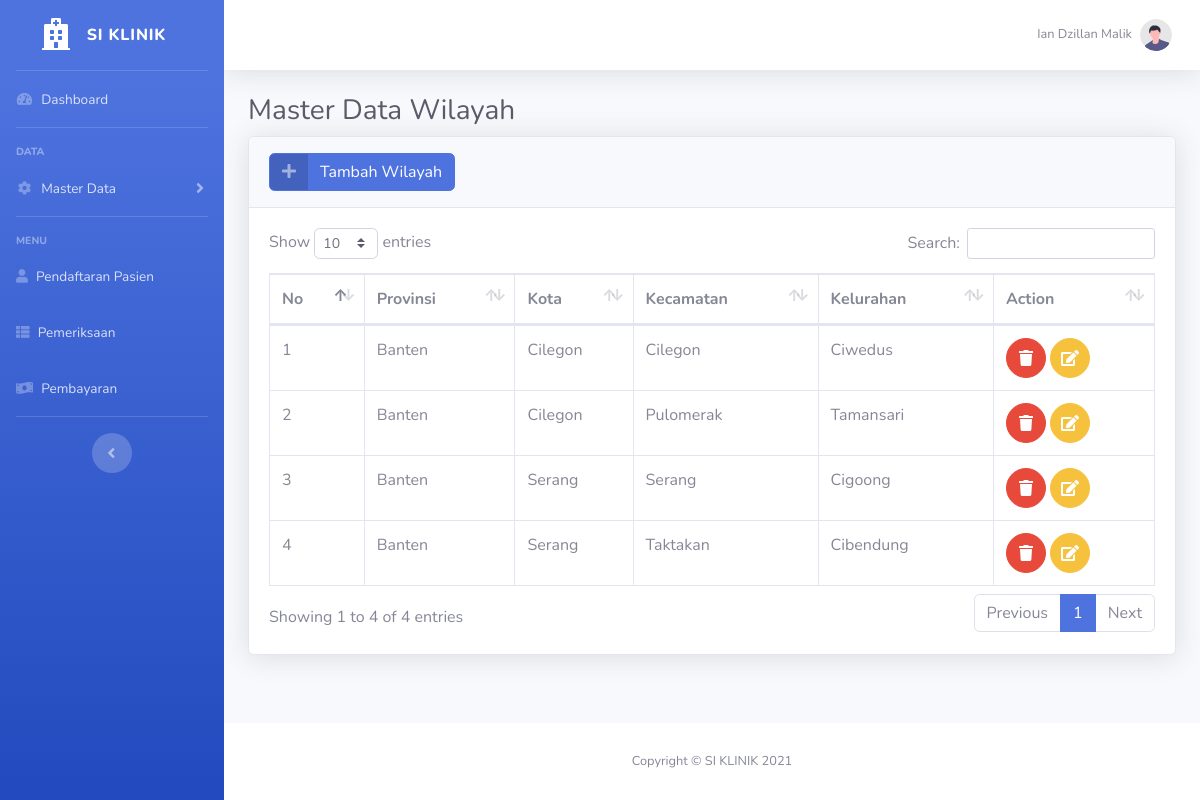
The page /wilayah/index.php (signed in) on the database its author committed.
### tables this page shows
CREATE TABLE `user` (
  `id` int(11) NOT NULL,
  `id_pegawai` int(11) NOT NULL,
  `username` varchar(255) NOT NULL,
  `password` varchar(255) NOT NULL,
  `level` varchar(255) NOT NULL
);

CREATE TABLE `pegawai` (
  `id` int(11) NOT NULL,
  `nama_pegawai` varchar(255) NOT NULL,
  `nohp` varchar(12) NOT NULL,
  `alamat` varchar(255) NOT NULL,
  `jk` varchar(255) NOT NULL
);

CREATE TABLE `wilayah` (
  `id` int(11) NOT NULL,
  `provinsi` varchar(255) NOT NULL,
  `kota` varchar(255) NOT NULL,
  `kecamatan` varchar(255) NOT NULL,
  `kelurahan` varchar(255) NOT NULL
);

### wilayah/function.php (called while the page is built, shortened)
<?php
require "../koneksi.php";
function select($query)
{
    global $conn;
    $sql = mysqli_query($conn, $query);
    $wilayahs = [];
    while ($wilayah = mysqli_fetch_assoc($sql)) {
        $wilayahs[] = $wilayah;
    }
    return $wilayahs;
}

### wilayah/index.php (the view, shortened to what this page needs)
<?php
require "function.php";
$pegawai = $_SESSION["id_pegawai"];
$user = mysqli_query($conn, "SELECT * FROM user A LEFT JOIN pegawai B ON B.id = A.id_pegawai WHERE A.id_pegawai = '$pegawai'");
$user = mysqli_fetch_assoc($user);
$query = "SELECT * FROM wilayah";
$wilayahs = select($query);
?>
<!DOCTYPE html>
<html lang="en">
<head>
    <link href="../assets/vendor/fontawesome-free/css/all.min.css" rel="stylesheet" type="text/css">
    <link href="../assets/css/sb-admin-2.min.css" rel="stylesheet">
    <link href="../assets/vendor/datatables/dataTables.bootstrap4.min.css" rel="stylesheet">
</head>
<body id="page-top">
    <div id="wrapper">
        <ul class="navbar-nav bg-gradient-primary sidebar sidebar-dark accordion" id="accordionSidebar">
            <a class="sidebar-brand d-flex align-items-center justify-content-center" href="../index.php">
                <div class="sidebar-brand-icon">
                    <i class="fas fa-hospital"></i>
                </div>
                <div class="sidebar-brand-text mx-3">SI KLINIK</div>
            </a>
            <hr class="sidebar-divider my-0">
            <li class="nav-item">
                <a class="nav-link" href="../index.php">
                    <i class="fas fa-fw fa-tachometer-alt"></i>
                    <span>Dashboard</span></a>
            </li>
            <hr class="sidebar-divider">
            <div class="sidebar-heading">
                Data
            </div>
            <li class="nav-item">
                <a class="nav-link collapsed" href="#" data-toggle="collapse" data-target="#collapseTwo" aria-expanded="true" aria-controls="collapseTwo">
                    <i class="fas fa-fw fa-cog"></i>
                    <span>Master Data</span>
                </a>
            </li>
            <hr class="sidebar-divider">
            <div class="sidebar-heading">
                Menu
            </div>
            <li class="nav-item">
                <a class="nav-link" href="../pendaftaran/index.php">
                    <i class="fas fa-user"></i>
                    <span>Pendaftaran Pasien</span>
                </a>
            </li>
            <li class="nav-item">
                <a class="nav-link" href="../pemeriksaan/index.php">
                    <i class="fas fa-th-list"></i>
                    <span>Pemeriksaan</span>
                </a>
            </li>
            <li class="nav-item">
                <a class="nav-link" href="../pembayaran/index.php">
                    <i class="fas fa-money-bill-wave"></i>
                    <span>Pembayaran</span>
                </a>
            </li>
            <hr class="sidebar-divider d-none d-md-block">
            <div class="text-center d-none d-md-inline">
                <button class="rounded-circle border-0" id="sidebarToggle"></button>
            </div>
        </ul>
        <div id="content-wrapper" class="d-flex flex-column">
            <div id="content">
                <nav class="navbar navbar-expand navbar-light bg-white topbar mb-4 static-top shadow">
                    <ul class="navbar-nav ml-auto">
                        <li class="nav-item dropdown no-arrow">
                            <a class="nav-link dropdown-toggle" href="#" id="userDropdown" role="button" data-toggle="dropdown" aria-haspopup="true" aria-expanded="false">
                                <span class="mr-2 d-none d-lg-inline text-gray-600 small"><?= $user["nama_pegawai"]; ?></span>
                                <img class="img-profile rounded-circle" src="../assets/img/undraw_profile.svg">
                            </a>
                        </li>
                    </ul>
                </nav>
                <div class="container-fluid">
                    <h1 class="h3 mb-2 text-gray-800">Master Data Wilayah</h1>
                    <div class="card shadow mb-4">
                        <div class="card-header py-3">
                            <a href="../Wilayah/add.php" class="btn btn-primary btn-icon-split">
                                <span class="icon text-white-50">
                                    <i class="fas fa-plus"></i>
                                </span>
                                <span class="text">Tambah Wilayah</span>
                            </a>
                        </div>
                        <div class="card-body">
                            <div class="table-responsive">
                                <table class="table table-bordered" id="dataTable" width="100%" cellspacing="0">
                                    <thead>
                                        <tr>
                                            <th>No</th>
                                            <th>Provinsi</th>
                                            <th>Kota</th>
                                            <th>Kecamatan</th>
                                            <th>Kelurahan</th>
                                            <th>Action</th>
                                        </tr>
                                    </thead>
                                    <tbody>
                                        <?php $i = 1 ?>
                                        <?php foreach ($wilayahs as $row) : ?>
                                            <tr>
                                                <td><?= $i++; ?></td>
                                                <td><?= $row['provinsi']; ?></td>
                                                <td><?= $row['kota']; ?></td>
                                                <td><?= $row['kecamatan']; ?></td>
                                                <td><?= $row['kelurahan']; ?></td>
                                                <td>
                                                    <a href="#" class="btn btn-danger btn-circle" data-toggle="modal" data-target="#hapusModal<?= $row["id"]; ?>">
                                                        <i class="fas fa-trash"></i>
                                                    </a>
                                                    <a href="../wilayah/edit.php?id=<?= $row["id"]; ?>" class="btn btn-warning btn-circle">
                                                        <i class="fas fa-edit"></i>
                                                    </a>
                                                </td>
                                            </tr>
                                        <?php endforeach; ?>
                                    </tbody>
                                </table>
                            </div>
                        </div>
                    </div>
                </div>
            </div>
            <footer class="sticky-footer bg-white">
                <div class="container my-auto">
                    <div class="copyright text-center my-auto">
                        <span>Copyright &copy; SI KLINIK <?= date("Y") ?></span>
                    </div>
                </div>
            </footer>
        </div>
    </div>
</body>
</html>

### rows shown on the page
user: id_pegawai.nama_pegawai "Ian Dzillan Malik"
wilayah: provinsi "Banten", kota "Cilegon", kecamatan "Cilegon", kelurahan "Ciwedus"
wilayah: provinsi "Banten", kota "Cilegon", kecamatan "Pulomerak", kelurahan "Tamansari"
wilayah: provinsi "Banten", kota "Serang", kecamatan "Serang", kelurahan "Cigoong"
wilayah: provinsi "Banten", kota "Serang", kecamatan "Taktakan", kelurahan "Cibendung"
